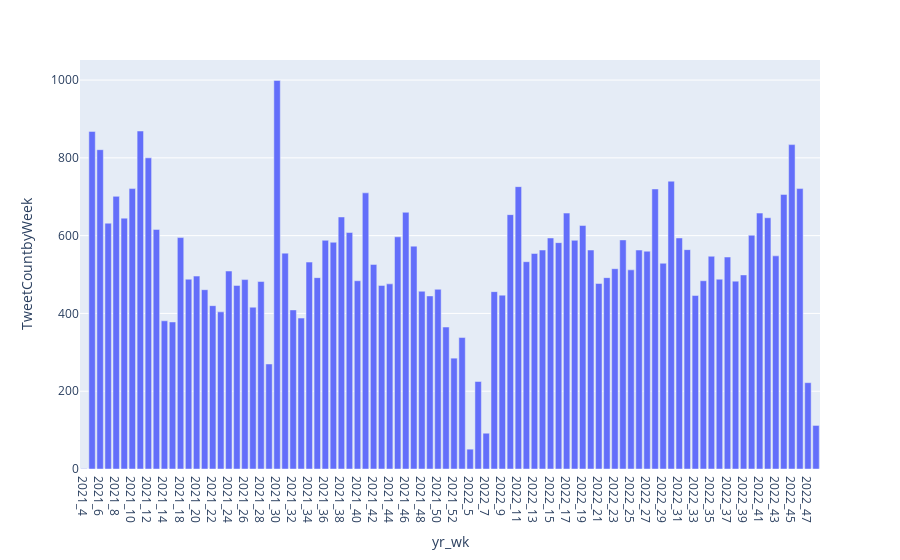

Notebook code cell kept with this figure:
### Code cell
tempdf = ps.DataFrame(dfWeek)

fig = tempdf.plot(kind='bar', x='yr_wk', y='TweetCountbyWeek')
fig.show()


fig.write_image("Images/TweetCountByWeek.svg")
fig.write_html("Images/TweetCountByWeek.html")

### Figure 1 — Plotly figure (JSON) as saved in the notebook; plotly's stock layout.template omitted (floating-point values rounded to 4 significant figures)
{"data": [{"alignmentgroup": "True", "hovertemplate": "yr_wk=%{x}<br>TweetCountbyWeek=%{y}<extra></extra>", "legendgroup": "", "marker": {"color": "#636efa", "pattern": {"shape": ""}}, "name": "", "offsetgroup": "", "orientation": "v", "showlegend": false, "textposition": "auto", "type": "bar", "x": ["2021_4", "2021_5", "2021_6", "2021_7", "2021_8", "2021_9", "2021_10", "2021_11", "2021_12", "2021_13", "2021_14", "2021_17", "2021_18", "2021_19", "2021_20", "2021_21", "2021_22", "2021_23", "2021_24", "2021_25", "2021_26", "2021_27", "2021_28", "2021_29", "2021_30", "2021_31", "2021_32", "2021_33", "2021_34", "2021_35", "2021_36", "2021_37", "2021_38", "2021_39", "2021_40", "2021_41", "2021_42", "2021_43", "2021_44", "2021_45", "2021_46", "2021_47", "2021_48", "2021_49", "2021_50", "2021_51", "2021_52", "2022_1", "2022_5", "2022_6", "2022_7", "2022_8", "2022_9", "2022_10", "2022_11", "2022_12", "2022_13", "2022_14", "2022_15", "2022_16", "2022_17", "2022_18", "2022_19", "2022_20", "2022_21", "2022_22", "2022_23", "2022_24", "2022_25", "2022_26", "2022_27", "2022_28", "2022_29", "2022_30", "2022_31", "2022_32", "2022_33", "2022_34", "2022_35", "2022_36", "2022_37", "2022_38", "2022_39", "2022_40", "2022_41", "2022_42", "2022_43", "2022_44", "2022_45", "2022_46", "2022_47", "2022_52"], "xaxis": "x", "y": [1, 868, 821, 632, 701, 645, 721, 869, 800, 616, 381, 378, 595, 488, 496, 461, 420, 404, 509, 472, 487, 416, 482, 270, 999, 555, 409, 388, 532, 492, 588, 583, 648, 608, 484, 710, 526, 472, 476, 597, 660, 573, 457, 445, 462, 365, 285, 338, 51, 225, 92, 456, 447, 654, 726, 533, 554, 563, 594, 582, 658, 588, 626, 563, 477, 492, 515, 589, 512, 563, 560, 720, 529, 740, 594, 564, 446, 484, 547, 488, 545, 483, 499, 601, 658, 646, 548, 706, 834, 721, 222, 112], "yaxis": "y"}], "layout": {"barmode": "relative", "legend": {"tracegroupgap": 0}, "margin": {"t": 60}, "xaxis": {"anchor": "y", "domain": [0, 1], "title": {"text": "yr_wk"}}, "yaxis": {"anchor": "x", "domain": [0, 1], "title": {"text": "TweetCountbyWeek"}}}}
